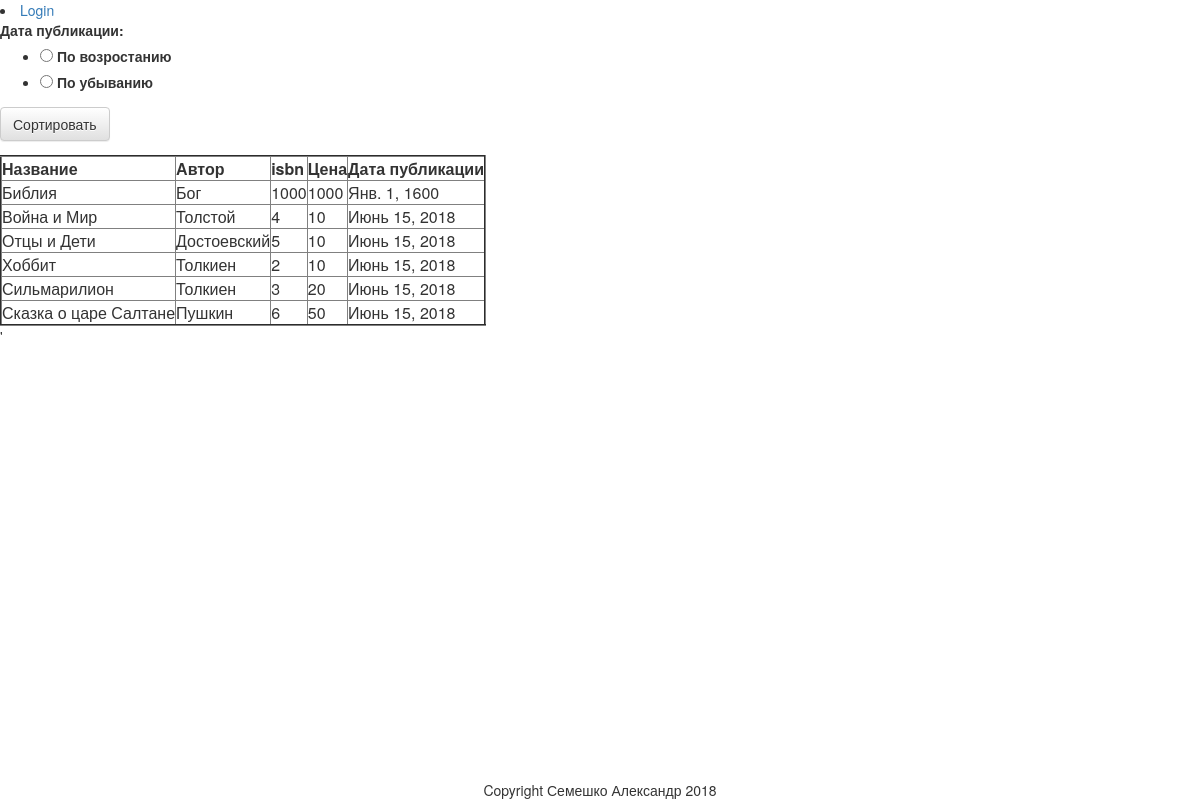
The app's page /, older data.
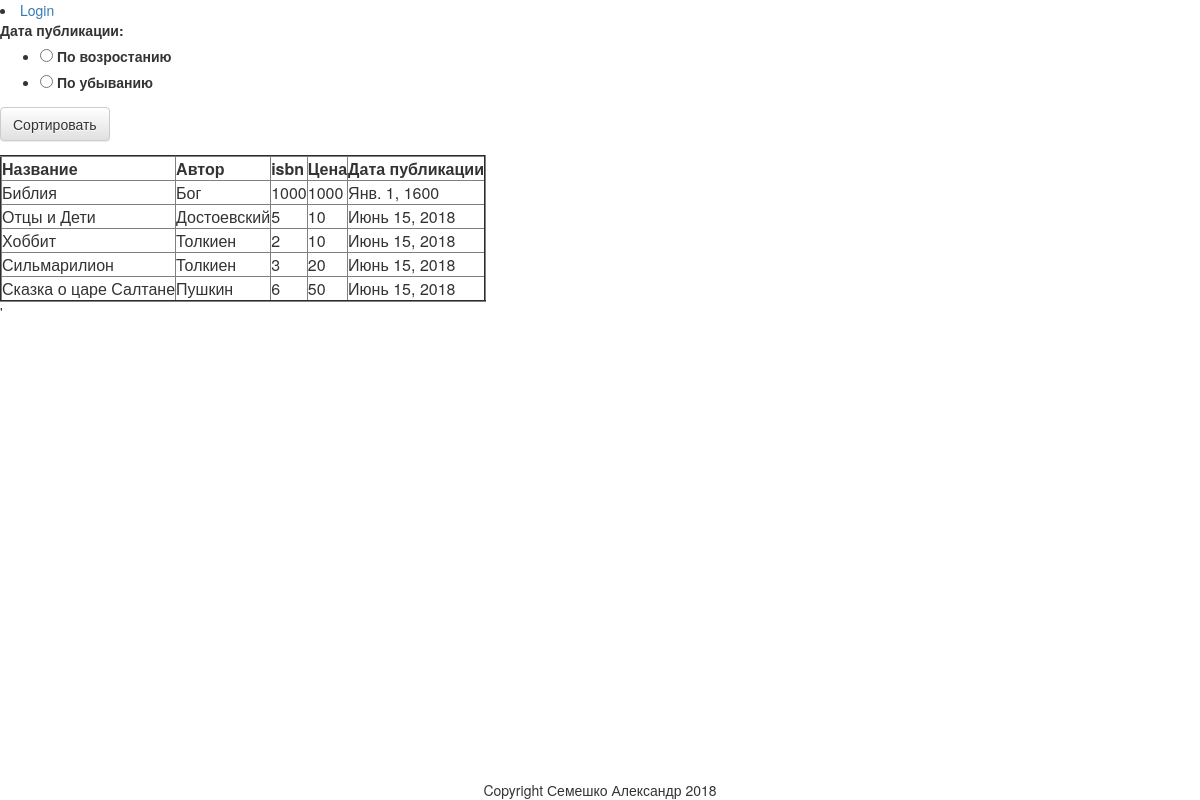
The same page, newer data.
### books/models.py (models this page shows, shortened)
@python_2_unicode_compatible
class Books(models.Model):
    title = models.CharField(max_length=200)
    author = models.CharField(max_length=100)
    isbn = models.IntegerField()
    price = models.IntegerField()
    published = models.DateField(default=date.today)

### books/views.py (the view)
# urls.py: url(r'^$', views.books_list, name='books_list'),
def books_list(request):
    book = Books.objects.order_by('published')
    if request.method == "POST":
        form = FilterForm(request.POST)
        if form.is_valid():
            order=form.cleaned_data['order']
            if order == 'Inc':
                book = Books.objects.order_by('published')
            else:
                book = Books.objects.order_by('-published')
            return render(request, 'books/books.html', {'form': form, 'books': book})
    else:
        form = FilterForm()
    return render(request, 'books/books.html', {'form': form,'books':book})

### books/forms.py
class FilterForm(forms.Form):
    order = forms.ChoiceField(label = 'Дата публикации',widget=forms.RadioSelect, choices=(('Inc', u'По возростанию',), ('Desc', u'По убыванию',)))

### books/templates/books/books.html (shortened to what this page needs)
<head>
    <link rel="stylesheet" href="//maxcdn.bootstrapcdn.com/bootstrap/3.2.0/css/bootstrap.min.css">
    <link rel="stylesheet" href="//maxcdn.bootstrapcdn.com/bootstrap/3.2.0/css/bootstrap-theme.min.css">
</head>
{% block content %}
   {% if user.is_authenticated %}
     <li>User: {{ user.get_username }}</li>
     <li><a href="{% url 'logout'%}?next={{request.path}}">Logout</a></li>
   {% else %}
     <li><a href="{% url 'login'%}?next={{request.path}}">Login</a></li>
   {% endif %}
  <form method="POST" class="post-form" autocomplete="off">{% csrf_token %}
       {{ form }}
       <button type="submit" class="save btn btn-default">Сортировать</button>
  </form>
  <table border=2>
    <thead>
     <tr>
      <th data-type="string">Название</th>
      <th data-type="string">Автор</th>
      <th data-type="number">isbn</th>
      <th data-type="number">Цена</th>
      <th data-type="date">Дата публикации</th>
     </tr>
    </thead>
       {% for book in books %}
         <tr>
            <td>{{ book.title }}</td>
            <td>{{ book.author }}</td>
            <td>{{ book.isbn }}</td>
            <td>{{ book.price }}</td>
            <td>{{ book.published }}</td>
         </tr>
       {% endfor %}
  </table>
{% endblock %}'
  <footer>
    Copyright Семешко Александр 2018
  </footer>

Row changes from the older to the newer data that the page shows:
removed Books: title "Война и Мир", author "Толстой", isbn "4", price "10", published "Июнь 15, 2018"
